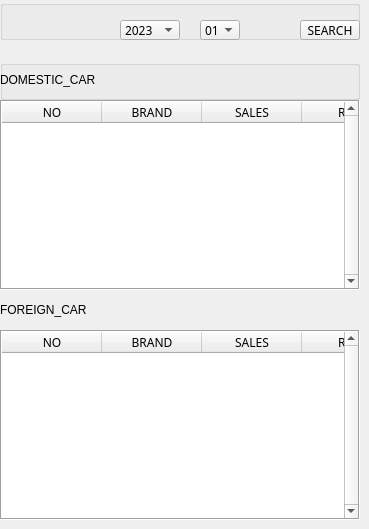
        <widget class="QWidget" name="page_16">
         <widget class="QTableWidget" name="tableWidget_13">
          <property name="geometry">
           <rect>
            <x>0</x>
            <y>100</y>
            <width>360</width>
            <height>190</height>
           </rect>
          </property>
          <property name="font">
           <font>
            <family>맑은 고딕</family>
           </font>
          </property>
          <property name="frameShape">
           <enum>QFrame::Box</enum>
          </property>
          <property name="frameShadow">
           <enum>QFrame::Sunken</enum>
          </property>
          <property name="lineWidth">
           <number>1</number>
          </property>
          <property name="verticalScrollBarPolicy">
           <enum>Qt::ScrollBarAlwaysOn</enum>
          </property>
          <property name="horizontalScrollBarPolicy">
           <enum>Qt::ScrollBarAlwaysOff</enum>
          </property>
          <property name="editTriggers">
           <set>QAbstractItemView::NoEditTriggers</set>
          </property>
          <property name="dragEnabled">
           <bool>true</bool>
          </property>
          <property name="showGrid">
           <bool>false</bool>
          </property>
          <property name="gridStyle">
           <enum>Qt::NoPen</enum>
          </property>
          <property name="sortingEnabled">
           <bool>false</bool>
          </property>
          <property name="wordWrap">
           <bool>true</bool>
          </property>
          <property name="cornerButtonEnabled">
           <bool>true</bool>
          </property>
          <attribute name="horizontalHeaderVisible">
           <bool>true</bool>
          </attribute>
          <attribute name="horizontalHeaderCascadingSectionResizes">
           <bool>false</bool>
          </attribute>
          <attribute name="horizontalHeaderMinimumSectionSize">
           <number>40</number>
          </attribute>
          <attribute name="horizontalHeaderDefaultSectionSize">
           <number>100</number>
          </attribute>
          <attribute name="horizontalHeaderHighlightSections">
           <bool>true</bool>
          </attribute>
          <attribute name="verticalHeaderVisible">
           <bool>false</bool>
          </attribute>
          <attribute name="verticalHeaderCascadingSectionResizes">
           <bool>false</bool>
          </attribute>
          <attribute name="verticalHeaderShowSortIndicator" stdset="0">
           <bool>false</bool>
          </attribute>
          <attribute name="verticalHeaderStretchLastSection">
           <bool>false</bool>
          </attribute>
          <column>
           <property name="text">
            <string>NO</string>
           </property>
           <property name="font">
            <font>
             <family>맑은 고딕</family>
            </font>
           </property>
          </column>
          <column>
           <property name="text">
            <string>BRAND</string>
           </property>
           <property name="font">
            <font>
             <family>맑은 고딕</family>
            </font>
           </property>
          </column>
          <column>
           <property name="text">
            <string>SALES</string>
           </property>
           <property name="font">
            <font>
             <family>맑은 고딕</family>
            </font>
           </property>
          </column>
          <column>
           <property name="text">
            <string>RATE</string>
           </property>
          </column>
         </widget>
         <widget class="QGroupBox" name="groupBox_15">
          <property name="geometry">
           <rect>
            <x>0</x>
            <y>0</y>
            <width>360</width>
            <height>40</height>
           </rect>
          </property>
          <property name="title">
           <string/>
          </property>
          <property name="flat">
           <bool>true</bool>
          </property>
          <widget class="QComboBox" name="comboBox_year_4">
           <property name="geometry">
            <rect>
             <x>120</x>
             <y>20</y>
             <width>60</width>
             <height>20</height>
            </rect>
           </property>
           <property name="font">
            <font>
             <family>맑은 고딕</family>
            </font>
           </property>
           <item>
            <property name="text">
             <string>2023</string>
            </property>
           </item>
           <item>
            <property name="text">
             <string>2022</string>
            </property>
           </item>
          </widget>
          <widget class="QComboBox" name="comboBox_month_4">
           <property name="geometry">
            <rect>
             <x>200</x>
             <y>20</y>
             <width>40</width>
             <height>20</height>
            </rect>
           </property>
           <property name="font">
            <font>
             <family>맑은 고딕</family>
            </font>
           </property>
           <item>
            <property name="text">
             <string>01</string>
            </property>
           </item>
           <item>
            <property name="text">
             <string>02</string>
            </property>
           </item>
           <item>
            <property name="text">
             <string>03</string>
            </property>
           </item>
           <item>
            <property name="text">
             <string>04</string>
            </property>
           </item>
           <item>
            <property name="text">
             <string>05</string>
            </property>
           </item>
           <item>
            <property name="text">
             <string>06</string>
            </property>
           </item>
           <item>
            <property name="text">
             <string>07</string>
            </property>
           </item>
           <item>
            <property name="text">
             <string>08</string>
            </property>
           </item>
           <item>
            <property name="text">
             <string>09</string>
            </property>
           </item>
           <item>
            <property name="text">
             <string>10</string>
            </property>
           </item>
           <item>
            <property name="text">
             <string>11</string>
            </property>
           </item>
           <item>
            <property name="text">
             <string>12</string>
            </property>
           </item>
          </widget>
          <widget class="QPushButton" name="pushButton_7">
           <property name="geometry">
            <rect>
             <x>300</x>
             <y>20</y>
             <width>60</width>
             <height>20</height>
            </rect>
           </property>
           <property name="font">
            <font>
             <family>맑은 고딕</family>
            </font>
           </property>
           <property name="text">
            <string>SEARCH</string>
           </property>
          </widget>
         </widget>
         <widget class="QTableWidget" name="tableWidget_14">
          <property name="geometry">
           <rect>
            <x>0</x>
            <y>330</y>
            <width>360</width>
            <height>190</height>
           </rect>
          </property>
          <property name="font">
           <font>
            <family>맑은 고딕</family>
           </font>
          </property>
          <property name="frameShape">
           <enum>QFrame::Box</enum>
          </property>
          <property name="frameShadow">
           <enum>QFrame::Sunken</enum>
          </property>
          <property name="lineWidth">
           <number>1</number>
          </property>
          <property name="verticalScrollBarPolicy">
           <enum>Qt::ScrollBarAlwaysOn</enum>
          </property>
          <property name="horizontalScrollBarPolicy">
           <enum>Qt::ScrollBarAlwaysOff</enum>
          </property>
          <property name="editTriggers">
           <set>QAbstractItemView::NoEditTriggers</set>
          </property>
          <property name="dragEnabled">
           <bool>true</bool>
          </property>
          <property name="showGrid">
           <bool>false</bool>
          </property>
          <property name="gridStyle">
           <enum>Qt::NoPen</enum>
          </property>
          <property name="sortingEnabled">
           <bool>false</bool>
          </property>
          <property name="wordWrap">
           <bool>true</bool>
          </property>
          <property name="cornerButtonEnabled">
           <bool>true</bool>
          </property>
          <attribute name="horizontalHeaderVisible">
           <bool>true</bool>
          </attribute>
          <attribute name="horizontalHeaderCascadingSectionResizes">
           <bool>false</bool>
          </attribute>
          <attribute name="horizontalHeaderMinimumSectionSize">
           <number>40</number>
          </attribute>
          <attribute name="horizontalHeaderDefaultSectionSize">
           <number>100</number>
          </attribute>
          <attribute name="horizontalHeaderHighlightSections">
           <bool>true</bool>
          </attribute>
          <attribute name="verticalHeaderVisible">
           <bool>false</bool>
          </attribute>
          <attribute name="verticalHeaderCascadingSectionResizes">
           <bool>false</bool>
          </attribute>
          <attribute name="verticalHeaderShowSortIndicator" stdset="0">
           <bool>false</bool>
          </attribute>
          <attribute name="verticalHeaderStretchLastSection">
           <bool>false</bool>
          </attribute>
          <column>
           <property name="text">
            <string>NO</string>
           </property>
           <property name="font">
            <font>
             <family>맑은 고딕</family>
            </font>
           </property>
          </column>
          <column>
           <property name="text">
            <string>BRAND</string>
           </property>
           <property name="font">
            <font>
             <family>맑은 고딕</family>
            </font>
           </property>
          </column>
          <column>
           <property name="text">
            <string>SALES</string>
           </property>
           <property name="font">
            <font>
             <family>맑은 고딕</family>
            </font>
           </property>
          </column>
          <column>
           <property name="text">
            <string>RATE</string>
           </property>
          </column>
         </widget>
         <widget class="QLabel" name="label_11">
          <property name="geometry">
           <rect>
            <x>0</x>
            <y>300</y>
            <width>120</width>
            <height>20</height>
           </rect>
          </property>
          <property name="text">
           <string>FOREIGN_CAR</string>
          </property>
         </widget>
         <widget class="QGroupBox" name="groupBox_28">
          <property name="geometry">
           <rect>
            <x>0</x>
            <y>60</y>
            <width>360</width>
            <height>40</height>
           </rect>
          </property>
          <property name="title">
           <string/>
          </property>
          <property name="flat">
           <bool>true</bool>
          </property>
          <widget class="QLabel" name="label_10">
           <property name="geometry">
            <rect>
             <x>0</x>
             <y>10</y>
             <width>120</width>
             <height>20</height>
            </rect>
           </property>
           <property name="text">
            <string>DOMESTIC_CAR</string>
           </property>
          </widget>
         </widget>
        </widget>
